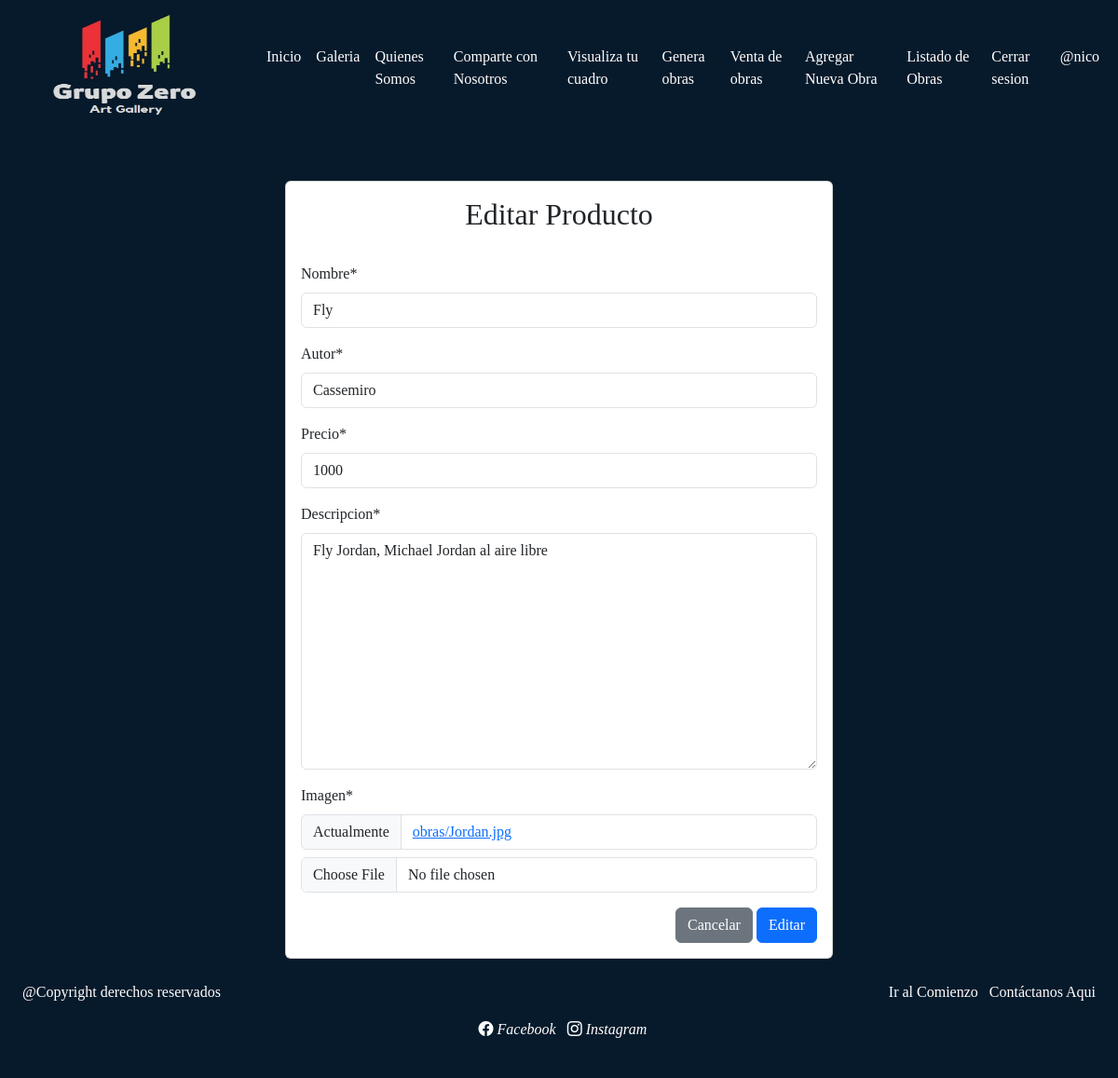
Page /modificar-producto/1/ (signed in) on the committed database.
### web/models.py (models this page shows, shortened)
class Obras(models.Model):
    nombre = models.CharField(max_length=50)
    autor = models.CharField(max_length=50)
    precio = models.IntegerField()
    descripcion = models.TextField()
    imagen = models.ImageField(upload_to="obras", null=True)

### web/views.py (the view)
# urls.py: path('modificar-producto/<id>/', modificar_producto, name='modificar_producto'),
@permission_required('app.change_obras')
def modificar_producto(request, id):
    producto = get_object_or_404(Obras, id=id)
    data = {
        'form': ObrasForm(instance=producto)
    }
    if request.method == 'POST':
        formulario = ObrasForm(data=request.POST, instance=producto, files=request.FILES)
        if formulario.is_valid():
            formulario.save()
            return redirect(to="listar_producto")
        data["form"] = formulario
    return render(request, 'web/productos/modificar.html', data)

### web/forms.py
class ObrasForm(forms.ModelForm):
    nombre = forms.CharField(min_length=2, max_length=50)
    autor = forms.CharField(min_length=1, max_length=50)
    precio = forms.IntegerField(min_value=1, max_value=2000000)
    class Meta:
        model = Obras
        fields = '__all__'

### web/context_processor.py (called while the page is built)
def total_carrito(request):
    total = 0
    if request.user.is_authenticated:
        if "carrito" in request.session.keys():
            for key, value in request.session["carrito"].items():
                total += int(value["acumulado"])
    return {"total_carrito": total}

### web/templates/web/productos/modificar.html (shortened to what this page needs)
{% extends 'web/base.html' %}
{% block contenido %}
{% load crispy_forms_tags %}
<br>
<br>
<div class="row">
    <div class="col-12 col-md-6 offset-md-3">
        <div class="card">
            <div class="card-body">
                <h2 style="text-align: center;">Editar Producto</h2>
                <hr>
                <form action="" method="post" enctype="multipart/form-data">
                    {{ form | crispy }}
                <div class="d-flex justify-content-end">
                    <input type="reset" value="Cancelar" class="btn btn-secondary">
                    <input type="submit" value="Editar" class="btn btn-primary">
                </div>
                </form>
            </div>
        </div>
    </div>
</div>
{% endblock %}

### web/templates/web/base.html (shortened to what this page needs)
<!DOCTYPE html>
<html lang="en">
<head>
    {% load static %}
    <link href="https://cdn.jsdelivr.net/npm/bootstrap@5.3.0-alpha1/dist/css/bootstrap.min.css" rel="stylesheet">
    <link rel="stylesheet" href="https://cdn.jsdelivr.net/npm/bootstrap-icons@1.10.4/font/bootstrap-icons.css">
    <link rel="stylesheet" href="{% static 'web/css/base.css' %}">
</head>
<body>
    <header>
        <nav class="navbar navbar-expand-lg" style="background-color: #071a2b">
            <div class="container-fluid">
              <a class="navbar-brand" href="#">
                <img src="{% static 'web/img/logo-arte.jpg' %}" width="250px" height="120px">
              </a>
              <div class="collapse navbar-collapse" id="navbarSupportedContent">
                <ul class="navbar-nav me-auto mb-2 mb-lg-0">
                  <li class="nav-item">
                    <a class="nav-link" href="{% url 'home' %}">Inicio</a>
                  </li>
                  <li class="nav-item">
                    <a class="nav-link" href="{% url 'pagina02' %}">Galeria</a>
                  </li>
                  <li class="nav-item">
                    <a class="nav-link" href="{% url 'pagina03' %}">Quienes Somos</a>
                  </li>
                  <li class="nav-item">
                    <a class="nav-link" href="{% url 'pagina04' %}">Comparte con Nosotros</a>
                  </li>
                  <li class="nav-item">
                    <a class="nav-link" href="{% url 'pagina05' %}">Visualiza tu cuadro</a>
                  </li>
                  <li class="nav-item">
                    <a class="nav-link" href="{% url 'pagina06' %}">Genera obras</a>
                  </li>
                  <li class="nav-item">
                    <a class="nav-link" href="{% url 'pagina07' %}">Venta de obras</a>
                  </li>
                  {% if perms.app.add_obras %}
                  <li class="nav-item">
                    <a class="nav-link" href="{% url 'agregar_producto' %}">Agregar Nueva Obra</a>
                  </li>
                  {% endif %}
                  {% if perms.app.view_obras %}
                  <li class="nav-item">
                    <a class="nav-link" href="{% url 'listar_producto' %}">Listado de Obras</a>
                  </li>
                  {% endif %}
                  {% if user.is_authenticated %}
                  <li class="nav-item">
                    <a class="nav-link" href="{% url 'logout' %}">Cerrar sesion</a>
                  </li>
                  <li class="nav-item">
                    <a class="nav-link" href="#">@{{ user.username }}</a>
                  </li>
                  {% endif %}
                </ul>
              </div>
            </div>
          </nav>
    </header>
    <div id="contenido">
        {% block contenido %}
        {% endblock %}
    </div>
    <footer>
      <section>
        <a href="{% url 'home' %}">Ir al Comienzo</a>
        <a href="mailto:Grup0ArteGalerie@gmail.com">Contáctanos Aqui</a>
      </section>
      <p>@Copyright derechos reservados</p>
      <div id="redes">
        <a href="https://es-la.facebook.com/"  target="_blank">
          <i id="f" class="bi bi-facebook"> Facebook</i>
        </a>
        <a href="https://www.instagram.com/"  target="_blank">
          <i id="i" class="bi bi-instagram"> Instagram</i>
        </a>
      </div>
    </footer>
</body>
</html>

### web/static/web/css/base.css (style rules this page uses)
* { font-family: 'calibri'; }
body { background-color: #071a2b; }
header { background-color: #071a2b; }
hr { color: white; border: 0; border-top: var(--bs-border-width) solid; opacity: .25; }
.nav-item a { transition: color 0.3s ease; color: white; }
.navbar-nav { padding: 0; }
#galeria h2, p { margin: 1rem; }
.row { background-color: #071a2b; }
footer { background-color: #071a2b; padding: 1.5rem; color: white; }
footer section { float: right; }
footer p { margin: 0; }
footer a { transition: color 0.3s ease; color: white; text-decoration: none; margin-left: 0.5rem; }
#redes { text-align: center; padding: 1em; }

### rows in the picture
Obras: nombre "Fly", autor "Cassemiro", precio "1000", descripcion "Fly Jordan, Michael Jordan al aire libre"

### other values in the picture
{{ user.username }} "nico"
